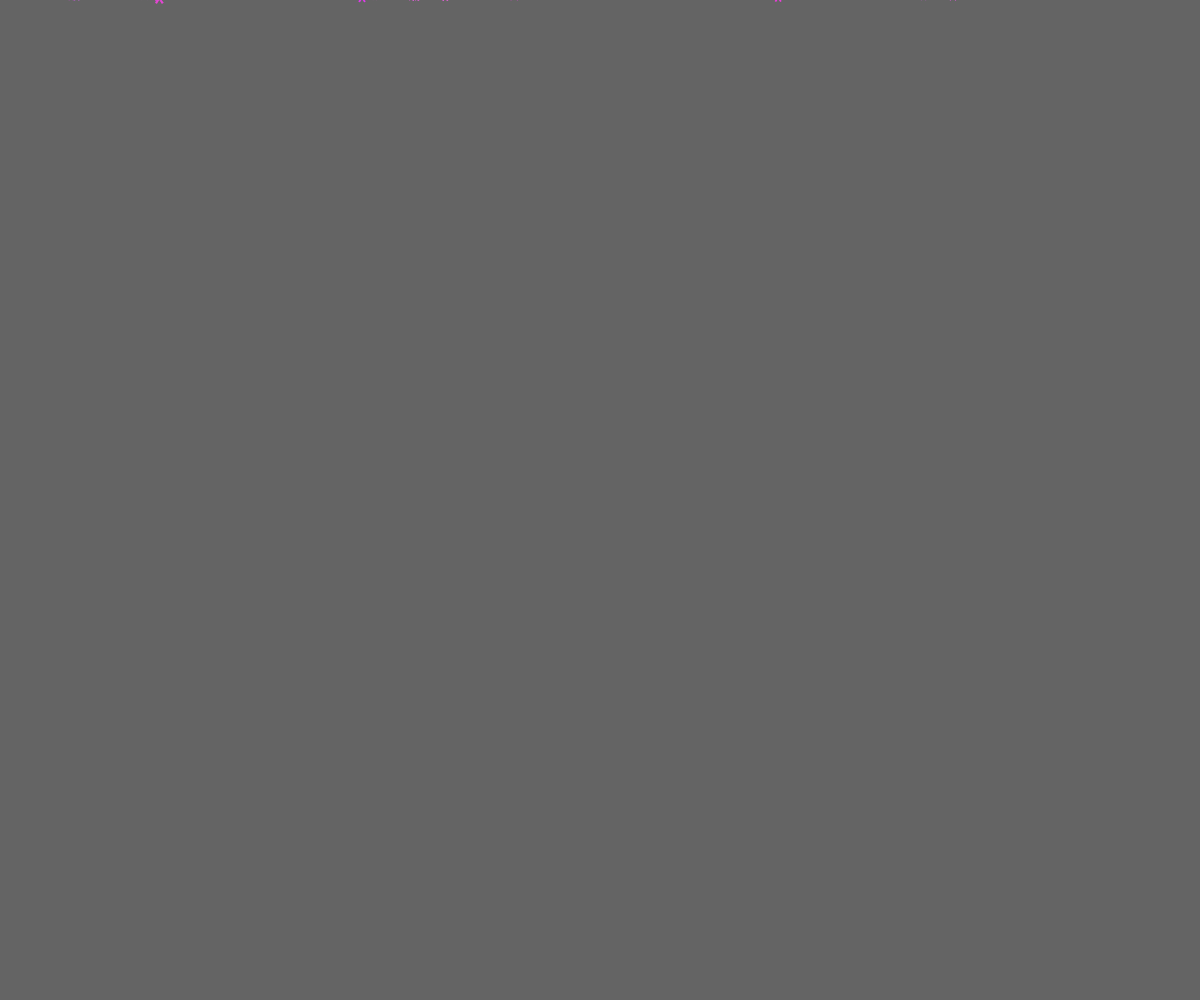
Frame 1 (no input)
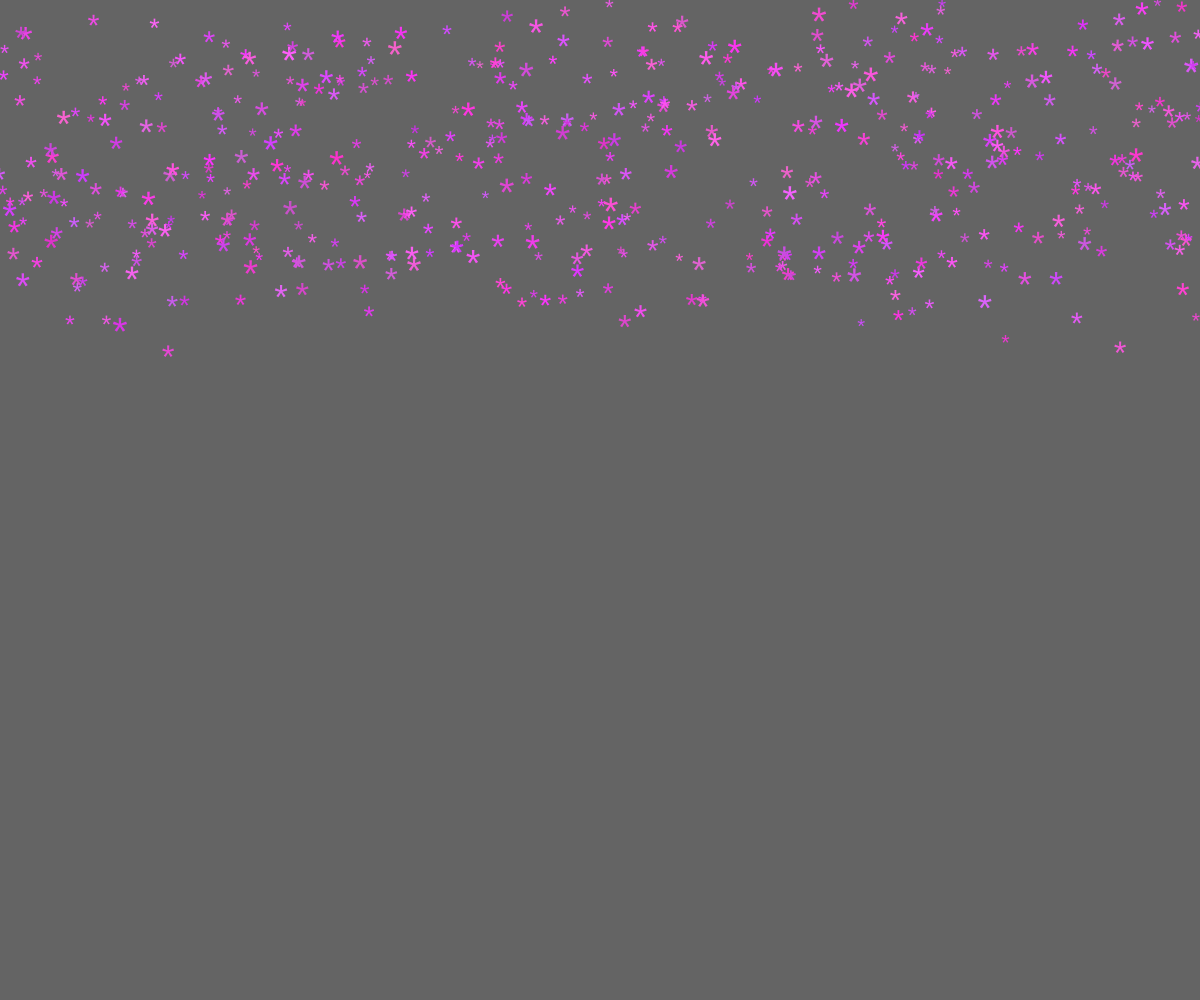
Frame 60 (no input)
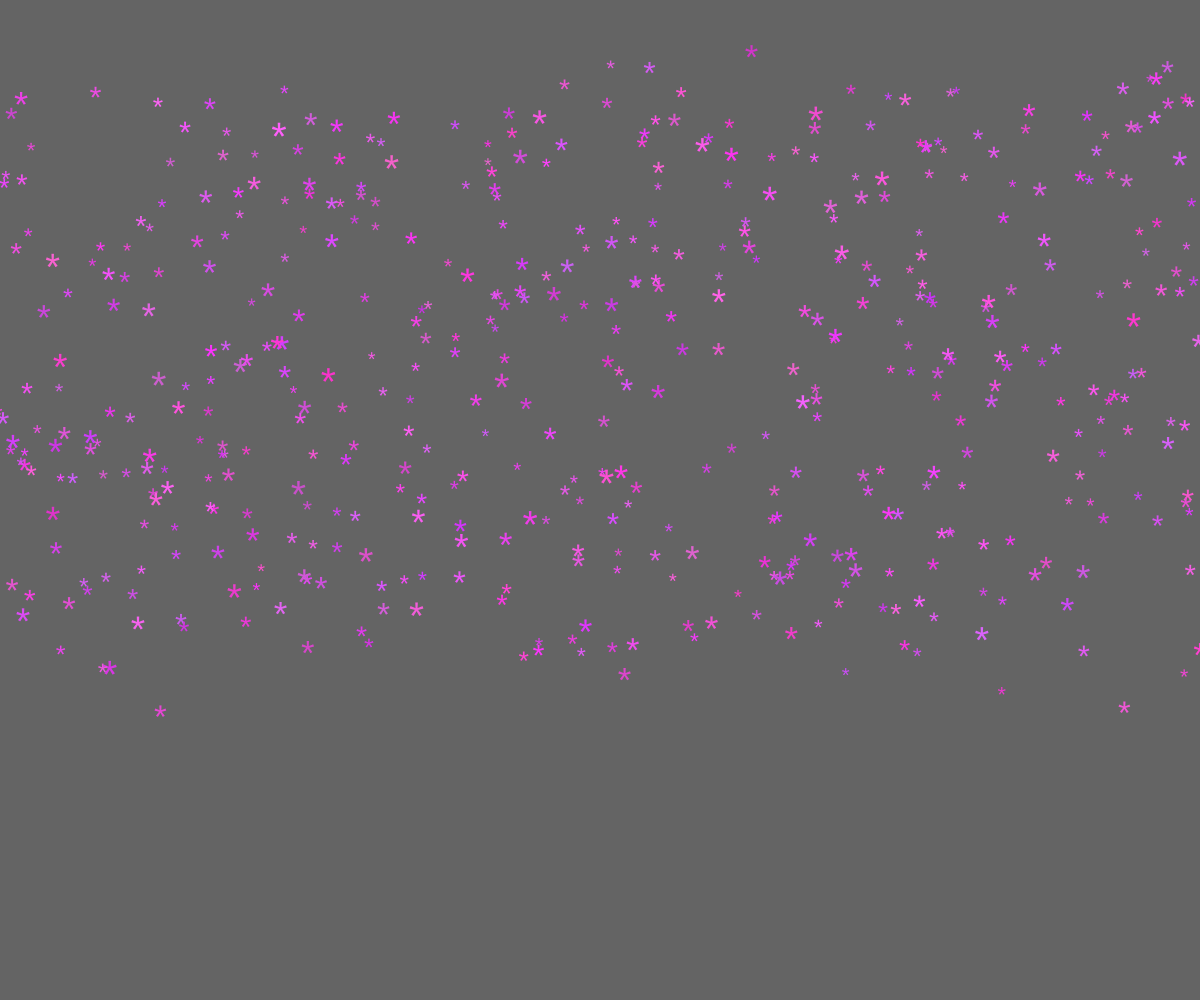
Frame 120 (the mouse pressed at the canvas centre since frame 60)

The p5.js sketch that drew these frames (run headless with seeded random() and noise() and a simulated clock; from frame 60 on, the mouse is pressed at the canvas centre):

// p5.js sketch
// ── sketch.js

let fiocchi

function setup() {
	createCanvas(windowWidth, windowHeight)

	fiocchi = []

	// crea una variabile composta (es. richiamabile tramite fiocchi[0].px)
	for(let i=0; i<500;i++){
		fiocchi[i] = {
			px : random(0, width),
			py : random(-80),
			dim :random(20,40),
			vel : random(1,6),
			col : color(random(200,255), random(50,100), random(200,255))
		}

	}

	
}

function windowResized() {
	resizeCanvas(windowWidth, windowHeight)
}

function draw() {
	// allinea il punto di spawn al centro del carattere
	background(100)
	textAlign(CENTER, CENTER)
	
	
	for(let i=0; i<fiocchi.length;i++){
		fill(fiocchi[i].col)
		// randomizza il movimento di caduta del fiocco
		fiocchi[i].px = fiocchi[i].px+random(-1.5,1.5)
		fiocchi[i].py = fiocchi[i].py+fiocchi[i].vel
	
		// quando il fiocco supera la fine della finestra 
		// viene ripristinato in cima
		if(fiocchi[i].py > height) {
			fiocchi[i].py = 0
		}
		
		// stampa il fiocco
		textSize(fiocchi[i].dim)
		text("*", fiocchi[i].px,fiocchi[i].py)
		
			
	}

	
}
